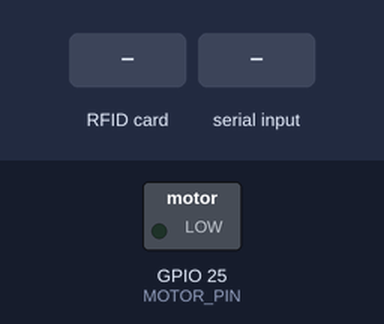
The sketch below on a simulated ESP32. Parts: switched loads named in the sketch (green lamp = pin HIGH). Inputs (shaded band) come from the test bench. Nothing arrives over Bluetooth unless stated; a phone connects over Bluetooth LE 3 s after start; what the sketch prints to the serial monitor is not drawn.

Above: at 1.4 s.
1.5 s: RFID card 5E 7A 19 C4 held to the reader
At 2.1 s:
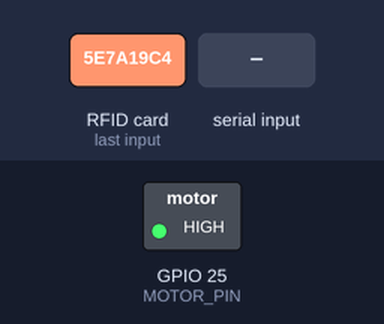
3.0 s: "1\n" received over Serial
Timing chart, 0 to 6.0 s (numbered marks = the images above; inputs shaded):
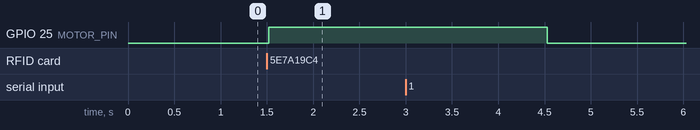

The sketch:

esp32_motor.ino
```cpp
#include <SPI.h>
#include <MFRC522.h>
#include <BLEDevice.h>
#include <BLEUtils.h>
#include <BLEServer.h>
#include <BLE2902.h>

// -------------------- RFID Setup --------------------
#define RST_PIN   22   // MFRC522 RST pin
#define SS_PIN     5   // MFRC522 SDA/CS pin

MFRC522 mfrc522(SS_PIN, RST_PIN);
MFRC522::MIFARE_Key key;

const int blockNumber = 4;
byte writeData[16];
byte readBuffer[18];
char message[17] = "Yay it works";
bool writeFlag = false;

// -------------------- Motor Control --------------------
// Logic: HIGH = motor ON, LOW = motor OFF
#define MOTOR_PIN   25
unsigned long motorStartTime = 0;
const unsigned long motorRunDuration = 3000;
bool motorRunning = false;

// Track card presence to fire only on new swipe
bool cardWasPresent = false;

// -------------------- BLE Setup --------------------
#define SERVICE_UUID        "4fafc201-1fb5-459e-8fcc-c5c9c331914b"
#define CHARACTERISTIC_UUID "beb5483e-36e1-4688-b7f5-ea07361b26a8"
BLECharacteristic* pCharacteristic;

class MyServerCallbacks : public BLEServerCallbacks {
  void onConnect(BLEServer* pServer) override {
    Serial.println("BLE client connected!");
  }
  void onDisconnect(BLEServer* pServer) override {
    Serial.println("BLE client disconnected!");
    BLEDevice::startAdvertising();
  }
};

void prepareDataBlock(const char* in, byte* out, size_t size) {
  size_t i = 0;
  while (i < size && in[i]) out[i] = in[i++];
  while (i < size)       out[i++] = ' ';
}

int writeBlock(int block, byte data[]) {
  int sector = block / 4;
  int trailer = sector * 4 + 3;
  if ((block + 1) % 4 == 0) {
    Serial.println("Error: Cannot write to a trailer block!");
    return 2;
  }
  auto st = mfrc522.PCD_Authenticate(
    MFRC522::PICC_CMD_MF_AUTH_KEY_A, trailer, &key, &mfrc522.uid);
  if (st != MFRC522::STATUS_OK) {
    Serial.print("Auth failed: ");
    Serial.println(mfrc522.GetStatusCodeName(st));
    return 3;
  }
  st = mfrc522.MIFARE_Write(block, data, 16);
  if (st != MFRC522::STATUS_OK) {
    Serial.print("Write failed: ");
    Serial.println(mfrc522.GetStatusCodeName(st));
    return 4;
  }
  Serial.print("Data written to block ");
  Serial.println(block);
  return 0;
}

int readBlock(int block, byte buf[]) {
  int sector = block / 4;
  int trailer = sector * 4 + 3;
  auto st = mfrc522.PCD_Authenticate(
    MFRC522::PICC_CMD_MF_AUTH_KEY_A, trailer, &key, &mfrc522.uid);
  if (st != MFRC522::STATUS_OK) {
    Serial.print("Auth failed: ");
    Serial.println(mfrc522.GetStatusCodeName(st));
    return 3;
  }
  byte sz = 18;
  st = mfrc522.MIFARE_Read(block, buf, &sz);
  if (st != MFRC522::STATUS_OK) {
    Serial.print("Read failed: ");
    Serial.println(mfrc522.GetStatusCodeName(st));
    return 4;
  }
  return 0;
}

bool handleSerialInput() {
  static String in;
  bool got = false;
  while (Serial.available()) {
    char c = Serial.read();
    if (c == '\n' || c == '\r') {
      if (in.length()) {
        in.trim();
        in.toCharArray(message, sizeof(message));
        got = true;
        in = "";
      }
    } else {
      in += c;
    }
  }
  return got;
}

void setupBLE() {
  BLEDevice::init("ESP32_BLE_Server");
  BLEServer* srv = BLEDevice::createServer();
  srv->setCallbacks(new MyServerCallbacks());
  BLEService* svc = srv->createService(SERVICE_UUID);
  pCharacteristic = svc->createCharacteristic(
    CHARACTERISTIC_UUID,
    BLECharacteristic::PROPERTY_READ |
    BLECharacteristic::PROPERTY_WRITE |
    BLECharacteristic::PROPERTY_NOTIFY
  );
  pCharacteristic->setValue(message);
  pCharacteristic->addDescriptor(new BLE2902());
  svc->start();

  BLEAdvertising* adv = BLEDevice::getAdvertising();
  adv->addServiceUUID(SERVICE_UUID);
  adv->setScanResponse(true);
  adv->setMinPreferred(0x06);
  adv->setMinPreferred(0x12);
  BLEDevice::startAdvertising();

  Serial.println("BLE started, waiting for connections...");
}

void setup() {
  Serial.begin(115200);
  Serial.println("System starting…");

  // Motor OFF
  pinMode(MOTOR_PIN, OUTPUT);
  digitalWrite(MOTOR_PIN, LOW);

  // RFID init
  SPI.begin(18, 19, 23, SS_PIN);
  mfrc522.PCD_Init();
  delay(200);
  Serial.println("RFID reader initialized.");
  Serial.println("Type text + ENTER to enter write-mode.");

  // Default key
  for (byte i = 0; i < 6; i++) {
    key.keyByte[i] = 0xFF;
  }

  setupBLE();
}

void loop() {
  // Handle serial → writeFlag
  if (handleSerialInput()) {
    Serial.print("DBG: New message ‘");
    Serial.print(message);
    Serial.println("’ → write-mode ON");
    prepareDataBlock(message, writeData, 16);
    writeFlag = true;
  }

  // Detect card presence & only act on new swipe
  bool present = mfrc522.PICC_IsNewCardPresent() && mfrc522.PICC_ReadCardSerial();

  if (present && !cardWasPresent) {
    Serial.println("DBG: New card detected");

    // Write if flagged
    if (writeFlag) {
      if (writeBlock(blockNumber, writeData) == 0) {
        Serial.println("DBG: Write successful → read-only mode");
        writeFlag = false;
      }
    }

    // Read data block
    if (readBlock(blockNumber, readBuffer) == 0) {
      Serial.print("RFID Block ");
      Serial.print(blockNumber);
      Serial.print(": ");
      for (int i = 0; i < 16; i++) Serial.write(readBuffer[i]);
      Serial.println();

      // Update BLE & notify
      memcpy(message, readBuffer, 16);
      message[16] = '\0';
      pCharacteristic->setValue(message);
      pCharacteristic->notify();
      Serial.print("BLE notify: ");
      Serial.println(message);

      // Motor ON
      Serial.println(">>> DEBUG: MOTOR ON");
      digitalWrite(MOTOR_PIN, HIGH);
      motorStartTime = millis();
      motorRunning = true;
    }

    // End crypto (do NOT halt — we want to keep card present)
    mfrc522.PCD_StopCrypto1();

    cardWasPresent = true;
  }
  else if (!present && cardWasPresent) {
    Serial.println("DBG: Card removed");
    cardWasPresent = false;
  }

  // Motor OFF timeout
  if (motorRunning && millis() - motorStartTime >= motorRunDuration) {
    Serial.println(">>> DEBUG: MOTOR OFF");
    digitalWrite(MOTOR_PIN, LOW);
    motorRunning = false;
  }
}
```

Measured:
- after the input at 1.5 s, GPIO 25 (MOTOR_PIN): LOW → HIGH at once
